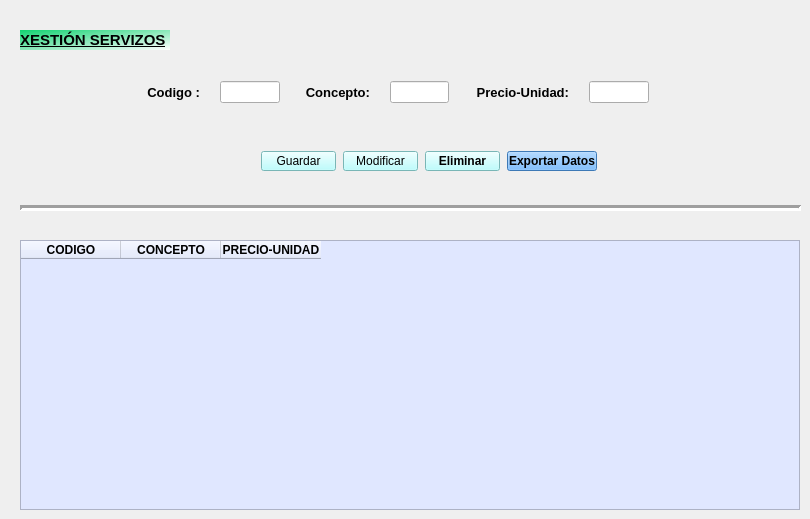
    <widget class="QWidget" name="tab_3">
     <attribute name="title">
      <string>Servicios</string>
     </attribute>
     <widget class="QLabel" name="lblTituloServizos">
      <property name="geometry">
       <rect>
        <x>20</x>
        <y>30</y>
        <width>150</width>
        <height>20</height>
       </rect>
      </property>
      <property name="minimumSize">
       <size>
        <width>150</width>
        <height>20</height>
       </size>
      </property>
      <property name="maximumSize">
       <size>
        <width>150</width>
        <height>20</height>
       </size>
      </property>
      <property name="font">
       <font>
        <pointsize>11</pointsize>
        <weight>75</weight>
        <italic>false</italic>
        <bold>true</bold>
        <underline>true</underline>
        <strikeout>false</strikeout>
       </font>
      </property>
      <property name="styleSheet">
       <string notr="true">background-color: qlineargradient(spread:pad, x1:0, y1:0, x2:1, y2:1, stop:0 rgba(17, 210, 112, 255), stop:1 rgba(255, 255, 255, 255));
</string>
      </property>
      <property name="text">
       <string>XESTIÓN SERVIZOS</string>
      </property>
      <property name="alignment">
       <set>Qt::AlignJustify|Qt::AlignVCenter</set>
      </property>
     </widget>
     <widget class="QTableWidget" name="tabServizos">
      <property name="geometry">
       <rect>
        <x>20</x>
        <y>240</y>
        <width>780</width>
        <height>270</height>
       </rect>
      </property>
      <property name="minimumSize">
       <size>
        <width>780</width>
        <height>270</height>
       </size>
      </property>
      <property name="maximumSize">
       <size>
        <width>780</width>
        <height>270</height>
       </size>
      </property>
      <property name="font">
       <font>
        <weight>75</weight>
        <bold>true</bold>
        <underline>false</underline>
        <strikeout>false</strikeout>
       </font>
      </property>
      <property name="styleSheet">
       <string notr="true">background-color: rgb(224, 231, 255);</string>
      </property>
      <property name="selectionBehavior">
       <enum>QAbstractItemView::SelectRows</enum>
      </property>
      <property name="gridStyle">
       <enum>Qt::SolidLine</enum>
      </property>
      <column>
       <property name="text">
        <string>CODIGO</string>
       </property>
       <property name="font">
        <font>
         <weight>75</weight>
         <bold>true</bold>
        </font>
       </property>
       <property name="foreground">
        <brush brushstyle="SolidPattern">
         <color alpha="255">
          <red>0</red>
          <green>0</green>
          <blue>0</blue>
         </color>
        </brush>
       </property>
      </column>
      <column>
       <property name="text">
        <string>CONCEPTO</string>
       </property>
       <property name="font">
        <font>
         <weight>75</weight>
         <bold>true</bold>
        </font>
       </property>
      </column>
      <column>
       <property name="text">
        <string>PRECIO-UNIDAD</string>
       </property>
       <property name="font">
        <font>
         <weight>75</weight>
         <bold>true</bold>
        </font>
       </property>
      </column>
     </widget>
     <widget class="Line" name="line_3">
      <property name="geometry">
       <rect>
        <x>20</x>
        <y>200</y>
        <width>781</width>
        <height>16</height>
       </rect>
      </property>
      <property name="font">
       <font>
        <weight>50</weight>
        <bold>false</bold>
       </font>
      </property>
      <property name="lineWidth">
       <number>3</number>
      </property>
      <property name="orientation">
       <enum>Qt::Horizontal</enum>
      </property>
     </widget>
     <widget class="QWidget" name="layoutWidget_2">
      <property name="geometry">
       <rect>
        <x>260</x>
        <y>150</y>
        <width>338</width>
        <height>22</height>
       </rect>
      </property>
      <layout class="QHBoxLayout" name="botones_2">
       <item>
        <widget class="QPushButton" name="btnGuardarServizo">
         <property name="minimumSize">
          <size>
           <width>75</width>
           <height>20</height>
          </size>
         </property>
         <property name="maximumSize">
          <size>
           <width>75</width>
           <height>20</height>
          </size>
         </property>
         <property name="styleSheet">
          <string notr="true">background-color: rgb(170, 255, 255);</string>
         </property>
         <property name="text">
          <string>Guardar</string>
         </property>
        </widget>
       </item>
       <item>
        <widget class="QPushButton" name="btnModificarServizo">
         <property name="minimumSize">
          <size>
           <width>75</width>
           <height>20</height>
          </size>
         </property>
         <property name="maximumSize">
          <size>
           <width>75</width>
           <height>20</height>
          </size>
         </property>
         <property name="styleSheet">
          <string notr="true">background-color: rgb(170, 255, 255);</string>
         </property>
         <property name="text">
          <string>Modificar</string>
         </property>
        </widget>
       </item>
       <item>
        <widget class="QPushButton" name="btnDeleteServizo">
         <property name="minimumSize">
          <size>
           <width>75</width>
           <height>20</height>
          </size>
         </property>
         <property name="maximumSize">
          <size>
           <width>75</width>
           <height>20</height>
          </size>
         </property>
         <property name="font">
          <font>
           <weight>75</weight>
           <bold>true</bold>
          </font>
         </property>
         <property name="styleSheet">
          <string notr="true">background-color: rgb(170, 255, 255);</string>
         </property>
         <property name="text">
          <string>Eliminar</string>
         </property>
        </widget>
       </item>
       <item>
        <widget class="QPushButton" name="btnExportarServizo">
         <property name="minimumSize">
          <size>
           <width>90</width>
           <height>20</height>
          </size>
         </property>
         <property name="maximumSize">
          <size>
           <width>90</width>
           <height>20</height>
          </size>
         </property>
         <property name="font">
          <font>
           <weight>75</weight>
           <bold>true</bold>
          </font>
         </property>
         <property name="styleSheet">
          <string notr="true">background-color: rgb(85, 170, 255);</string>
         </property>
         <property name="text">
          <string>Exportar Datos</string>
         </property>
        </widget>
       </item>
      </layout>
     </widget>
     <widget class="QWidget" name="layoutWidget">
      <property name="geometry">
       <rect>
        <x>130</x>
        <y>80</y>
        <width>519</width>
        <height>24</height>
       </rect>
      </property>
      <layout class="QHBoxLayout" name="horizontalLayout_2">
       <property name="spacing">
        <number>20</number>
       </property>
       <item>
        <widget class="QLabel" name="lblCodigo">
         <property name="minimumSize">
          <size>
           <width>70</width>
           <height>20</height>
          </size>
         </property>
         <property name="maximumSize">
          <size>
           <width>70</width>
           <height>20</height>
          </size>
         </property>
         <property name="font">
          <font>
           <pointsize>10</pointsize>
           <weight>75</weight>
           <bold>true</bold>
          </font>
         </property>
         <property name="text">
          <string>Codigo :</string>
         </property>
         <property name="alignment">
          <set>Qt::AlignRight|Qt::AlignTrailing|Qt::AlignVCenter</set>
         </property>
        </widget>
       </item>
       <item>
        <widget class="QLineEdit" name="txtCodigo">
         <property name="readOnly">
          <bool>true</bool>
         </property>
        </widget>
       </item>
       <item>
        <widget class="QLabel" name="lblConcepto">
         <property name="minimumSize">
          <size>
           <width>70</width>
           <height>20</height>
          </size>
         </property>
         <property name="maximumSize">
          <size>
           <width>70</width>
           <height>20</height>
          </size>
         </property>
         <property name="font">
          <font>
           <pointsize>10</pointsize>
           <weight>75</weight>
           <bold>true</bold>
          </font>
         </property>
         <property name="text">
          <string>Concepto:</string>
         </property>
         <property name="alignment">
          <set>Qt::AlignRight|Qt::AlignTrailing|Qt::AlignVCenter</set>
         </property>
        </widget>
       </item>
       <item>
        <widget class="QLineEdit" name="txtConcepto"/>
       </item>
       <item>
        <widget class="QLabel" name="lblPrecio">
         <property name="minimumSize">
          <size>
           <width>100</width>
           <height>20</height>
          </size>
         </property>
         <property name="maximumSize">
          <size>
           <width>100</width>
           <height>20</height>
          </size>
         </property>
         <property name="font">
          <font>
           <pointsize>10</pointsize>
           <weight>75</weight>
           <bold>true</bold>
          </font>
         </property>
         <property name="text">
          <string>Precio-Unidad:</string>
         </property>
         <property name="alignment">
          <set>Qt::AlignRight|Qt::AlignTrailing|Qt::AlignVCenter</set>
         </property>
        </widget>
       </item>
       <item>
        <widget class="QLineEdit" name="txtPrecio"/>
       </item>
      </layout>
     </widget>
    </widget>
